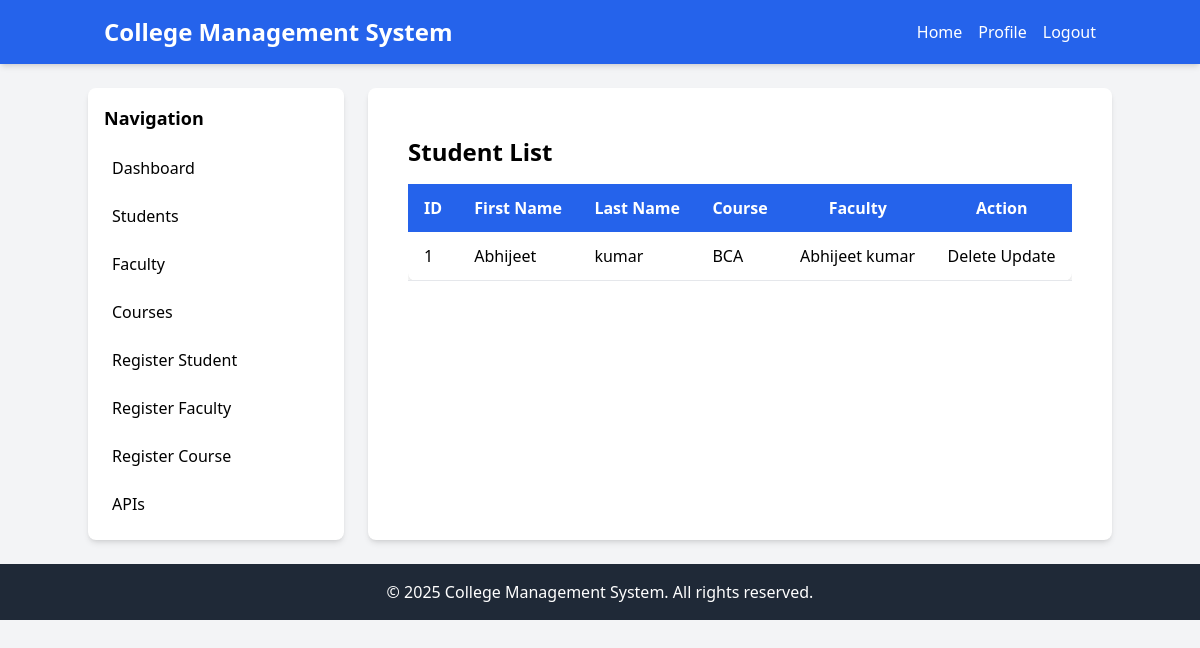
The app's page /student/, older data.
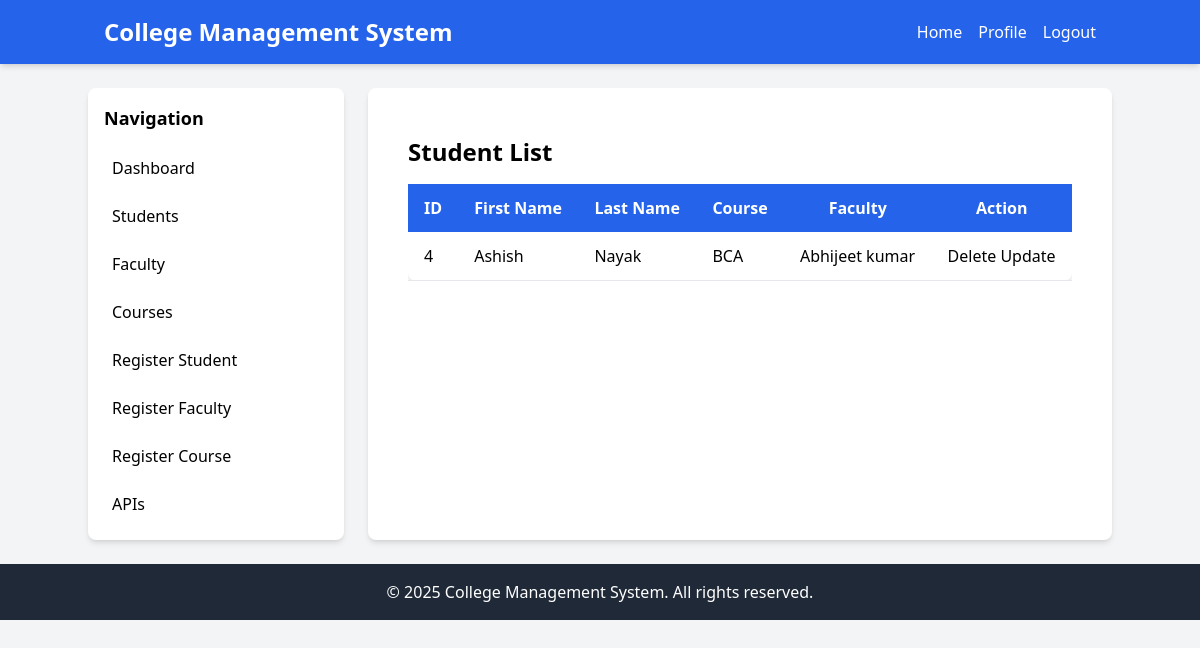
The same page, newer data.
### core/models.py (models this page shows, shortened)
class BaseModel(models.Model):
    created_at = models.DateTimeField(auto_now_add=True)
    updated_at = models.DateTimeField(auto_now=True)
    class Meta:
        abstract = True

class Student(BaseModel):
    first_name = models.CharField(max_length=50)
    last_name = models.CharField(max_length=50)
    location = models.CharField(max_length=250)
    faculty = models.ForeignKey(Faculty, on_delete=models.SET_NULL, null=True, blank=True,related_name='students')
    course = models.ForeignKey(Course, on_delete=models.CASCADE, related_name='students')

class Course(BaseModel):
    name = models.CharField(max_length=50)
    duration = models.IntegerField()
    fees = models.PositiveIntegerField(default=40000)
    def __str__(self):
        return self.name

class Faculty(BaseModel):
    user = models.ForeignKey(User, on_delete=models.CASCADE, related_name='faculty',default=True)
    profile_pic = models.ImageField(upload_to='media/profile_pic', blank=True, null=True)
    first_name = models.CharField(max_length=50)
    last_name = models.CharField(max_length=50)
    experience = models.PositiveIntegerField(default=1, validators=[MinValueValidator(0)])
    salary = models.DecimalField(max_digits=10, decimal_places=2, validators=[MinValueValidator(10000)])
    course = models.ManyToManyField(Course, related_name='faculty')
    def __str__(self):
        return f'{self.first_name} {self.last_name}'

### core/views.py (the view)
# urls.py: path('student/',views.student_view,name='students'),
def student_view(request):
    students = Student.objects.all()
    return render(request, 'home/students.html', {'students': students})

### core/templates/home/students.html
{% extends 'base.html' %}
{% block content %}
<div class="container mx-auto px-4 py-6">
    <h2 class="text-2xl font-semibold mb-4">Student List</h2>
    {% if students %}
        <div class="overflow-x-auto">
            <table class="min-w-full bg-white shadow-md rounded-lg">
                <thead>
                    <tr class="bg-blue-600 text-white">
                        <th class="py-3 px-4 text-left">ID</th>
                        <th class="py-3 px-4 text-left">First Name</th>
                        <th class="py-3 px-4 text-left">Last Name</th>
                        <th class="py-3 px-4 text-left">Course</th>
                        <th class="py-3 px-4 test-left"> Faculty </th>
                        <th class="py-3 px-4 test-left">Action</th>
                    </tr>
                </thead>
                <tbody>
                    {% for student in students %}
                        <tr class="border-b hover:bg-gray-100">
                            <td class="py-3 px-4">{{ student.id }}</td>
                            <td class="py-3 px-4">{{ student.first_name }}</td>
                            <td class="py-3 px-4">{{ student.last_name }}</td>
                            <td class="py-3 px-4">{{ student.course }}</td>
                            <td class="py-3 px-4"> {{student.faculty}} </td>
                            <td class="py-3 px-4">
                                <a href="{% url 'student-delete' student.id %}">Delete</a>
                                <a href="{% url 'student-update' student.id %}">Update</a>
                            </td>
                        </tr>
                    {% endfor %}
                </tbody>
            </table>
        </div>
    {% else %}
        <p class="text-gray-600">No students found.</p>
    {% endif %}
</div>
{% endblock %}

### core/templates/base.html (shortened to what this page needs)
<!DOCTYPE html>
<html lang="en">
<head>
    <script src="https://cdn.tailwindcss.com"></script>
</head>
<body class="bg-gray-100 font-sans">
    <header class="bg-blue-600 text-white shadow-md">
        <div class="container mx-auto px-4 py-4 flex justify-between items-center">
            <h1 class="text-2xl font-bold">College Management System</h1>
            <nav>
                <ul class="flex space-x-4">
                    <li><a href="#" class="hover:text-blue-200">Home</a></li>
                    <li><a href="#" class="hover:text-blue-200">Profile</a></li>
                    <li><a href="#" class="hover:text-blue-200">Logout</a></li>
                </ul>
            </nav>
        </div>
    </header>
    <div class="container mx-auto flex mt-6">
        <aside class="w-64 bg-white shadow-md rounded-lg p-4">
            <h2 class="text-lg font-semibold mb-4">Navigation</h2>
            <ul class="space-y-2">
                <li><a href="{% url 'home' %}" class="block p-2 rounded hover:bg-blue-100">Dashboard</a></li>
                <li><a href="{% url 'students' %}" class="block p-2 rounded hover:bg-blue-100">Students</a></li>
                <li><a href="{% url 'faculties' %}" class="block p-2 rounded hover:bg-blue-100">Faculty</a></li>
                <li><a href="{% url 'courses' %}" class="block p-2 rounded hover:bg-blue-100">Courses</a></li>
                <li><a href="{% url 'student-register' %}" class="block p-2 rounded hover:bg-blue-100">Register Student</a></li>
                <li><a href="{% url 'faculty-register' %}" class="block p-2 rounded hover:bg-blue-100">Register Faculty</a></li>
                <li><a href="{% url 'register-course' %}" class="block p-2 rounded hover:bg-blue-100">Register Course</a></li>
                <li><a href="#" class="block p-2 rounded hover:bg-blue-100">APIs</a></li>
            </ul>
        </aside>
        <main class="flex-1 ml-6 bg-white shadow-md rounded-lg p-6">
                {% block content %}
            {% endblock %}
        </main>
    </div>
    <footer class="bg-gray-800 text-white mt-6 py-4">
        <div class="container mx-auto px-4 text-center">
            <p>&copy; 2025 College Management System. All rights reserved.</p>
        </div>
    </footer>
</body>
</html>

Row changes from the older to the newer data that the page shows:
removed Student: id "1", first_name "Abhijeet", last_name "kumar", course "BCA", faculty "Abhijeet kumar"
added Student: id "4", first_name "Ashish", last_name "Nayak", course "BCA", faculty "Abhijeet kumar"
